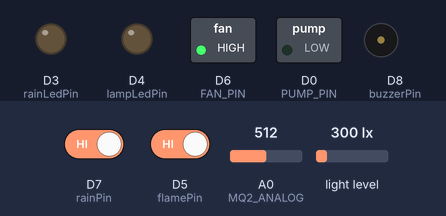
The sketch below on a simulated ESP8266 (NodeMCU). Shown: switched loads named in the sketch (green lamp = pin HIGH), output pins drawn as LEDs (lit = HIGH), buzzer (waves = sounding). Inputs (shaded band) come from the test bench; at power-on: light level 300 lx, A0 (MQ2_ANALOG) = 512, D7 (rainPin) HIGH, D5 (flamePin) HIGH. WiFi joins after 1.5 s; servers stay silent unless stated; no MQTT or app messages arrive unless stated.

Above: at 2.7 s.
2.8 s: light level set to 55 lx
6.3 s: light level set to 45 lx
At 7.5 s:
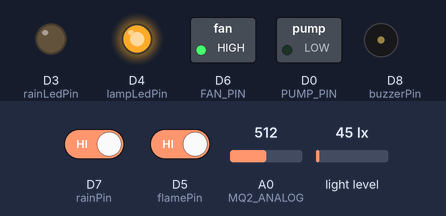
9.8 s: A0 (MQ2_ANALOG) set to 491
At 11.1 s:
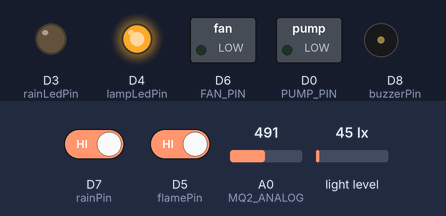
11.4 s: D7 (rainPin) driven LOW
At 12.1 s:
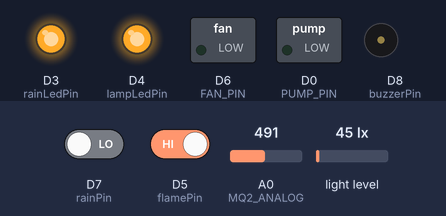
14.9 s: D5 (flamePin) driven LOW
At 16.8 s:
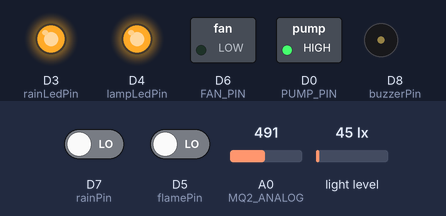
18.4 s: A0 (MQ2_ANALOG) set to 510
At 22.0 s:
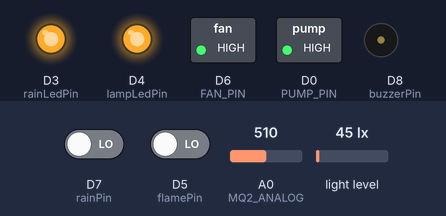
Timing chart, 0 to 22.9 s (numbered marks = the images above; inputs shaded):
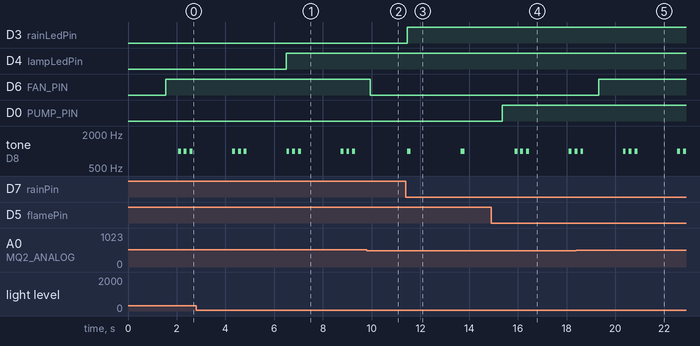

Measured:
- the behaviour switches between 50 and 49 lx on light level (found by bisection; images 0 and 1)
- the behaviour switches between 501 and 500 on A0 (MQ2_ANALOG) (found by bisection; images 1 and 2)
- after the input at 6.3 s, D4 (lampLedPin): LOW → HIGH after 0.20 s
- after the input at 9.8 s, D6 (FAN_PIN): HIGH → LOW after 0.15 s; tone on D8 (buzzerPin): stops changing and stays silent
- after the input at 11.4 s, D3 (rainLedPin): LOW → HIGH after 0.06 s; tone on D8 (buzzerPin): alternates 1000 Hz for 0.15 s and silent for 2.1 s, starting after 0.06 s
- after the input at 14.9 s, D0 (PUMP_PIN): LOW → HIGH after 0.47 s
- after the input at 18.4 s, D6 (FAN_PIN): LOW → HIGH after 0.91 s
- by itself, tone on D8 (buzzerPin): plays 1000 Hz for 0.12 s, 1000 Hz for 0.12 s, 1000 Hz for 0.12 s, 1000 Hz for 0.12 s, 1000 Hz for 0.12 s, 1000 Hz for 0.12 s

The sketch:

smarthome.ino
```cpp
#include <Wire.h>
#include <BH1750.h>
#include <ESP8266WiFi.h>
#include <PubSubClient.h>

// ===== WiFi Config =====
const char* ssid     = "Kos as 19-5G_2.4GEXT";
const char* password = "12345678";

// ===== MQTT Config =====
const char* mqttServer = "48378e59b49d4cfeadc19503175e8732.s1.eu.hivemq.cloud";
const int mqttPort = 8883;
const char* mqttUser = "excotide";
const char* mqttPassword = "Smarthome123";

WiFiClientSecure espClient;
PubSubClient client(espClient);

// ===== Pin Sensor =====
const int flamePin   = D5;
const int rainPin    = D7;
const int buzzerPin  = D8;
const int rainLedPin = D3;
const int lampLedPin = D4;

// === Sensor Gas & Aktuator ===
#define MQ2_ANALOG   A0
#define FAN_PIN      D6
#define PUMP_PIN     D0
const int MQ2_THRESHOLD = 500;

// ===== BH1750 =====
BH1750 lightMeter;
const int lightThreshold = 50;

// ===== Mode Lampu =====
// Legacy manual flag dihapus; gunakan hanya autoLampEnabled + perintah langsung
bool autoLampEnabled = true;         // diterima dari server: AUTO_ON / AUTO_OFF
bool lampStatus = false;             // status aktual lampu (true = HIGH)
bool lastPublishedLampStatus = false;
unsigned long lastSensorPublish = 0; // interval kirim sensor
const unsigned long sensorPublishInterval = 500; // ms

// ===== Buzzer timing =====
unsigned long lastBuzz = 0;

// ===== Fungsi buzzer =====
void buzzMultiple(int count, int duration, int pause) {
  for (int i = 0; i < count; i++) {
    tone(buzzerPin, 1000);
    delay(duration);
    noTone(buzzerPin);
    delay(pause);
  }
}

// ===== MQTT Callback =====
void callback(char* topic, byte* payload, unsigned int length) {
  String message;
  for (int i = 0; i < length; i++) message += (char)payload[i];

  // Perintah manual lampu: diproses hanya jika autoLampEnabled = false
  if (String(topic) == "arduino/lamp") {
    if (autoLampEnabled) return; // abaikan jika mode otomatis aktif
    if (message == "LAMP_ON") {
      lampStatus = true;
      digitalWrite(lampLedPin, HIGH);
      if (lampStatus != lastPublishedLampStatus) {
        client.publish("arduino/lamp/state", "LAMP_ON", true);
        lastPublishedLampStatus = lampStatus;
      }
    } else if (message == "LAMP_OFF") {
      lampStatus = false;
      digitalWrite(lampLedPin, LOW);
      if (lampStatus != lastPublishedLampStatus) {
        client.publish("arduino/lamp/state", "LAMP_OFF", true);
        lastPublishedLampStatus = lampStatus;
      }
    }
  }

  if (String(topic) == "arduino/lamp/auto") {
    if (message == "AUTO_ON") {
      autoLampEnabled = true;
    } else if (message == "AUTO_OFF") {
      autoLampEnabled = false;
    }
  }
}

void connectWiFi() {
  WiFi.begin(ssid, password);
  while (WiFi.status() != WL_CONNECTED) delay(500);
}

void connectMQTT() {
  while (!client.connected()) {
    if (client.connect("ArduinoClient", mqttUser, mqttPassword)) {
      client.subscribe("arduino/lamp");
      client.subscribe("arduino/lamp/auto");
    } else delay(2000);
  }
}

void setup() {
  Serial.begin(115200);
  connectWiFi();

  espClient.setInsecure();
  client.setServer(mqttServer, mqttPort);
  client.setCallback(callback);

  pinMode(flamePin, INPUT);
  pinMode(rainPin, INPUT);
  pinMode(buzzerPin, OUTPUT);
  pinMode(rainLedPin, OUTPUT);
  pinMode(lampLedPin, OUTPUT);

  pinMode(MQ2_ANALOG, INPUT);
  pinMode(FAN_PIN, OUTPUT);
  pinMode(PUMP_PIN, OUTPUT);

  digitalWrite(FAN_PIN, LOW);
  digitalWrite(PUMP_PIN, LOW);
  noTone(buzzerPin);

  Wire.begin(D2, D1);
  lightMeter.begin(BH1750::CONTINUOUS_HIGH_RES_MODE, 0x23);
}

void loop() {
  if (!client.connected()) connectMQTT();
  client.loop();

  // ==== SENSOR ====
  int flameState = digitalRead(flamePin);
  int rainState  = digitalRead(rainPin);
  float lux      = lightMeter.readLightLevel();
  int mq2Analog  = analogRead(MQ2_ANALOG);

  unsigned long now = millis();

  // ==== KIPAS OTOMATIS ====
  digitalWrite(FAN_PIN, mq2Analog > MQ2_THRESHOLD ? HIGH : LOW);

  // ==== POMPA API ====
  digitalWrite(PUMP_PIN, flameState == LOW ? HIGH : LOW);

  // ==== LAMPU OTOMATIS (prioritas autoLampEnabled) ====
  if (autoLampEnabled) {
    bool shouldOn = lux < lightThreshold;
    if (shouldOn != lampStatus) {
      lampStatus = shouldOn;
      digitalWrite(lampLedPin, lampStatus ? HIGH : LOW);
      if (lampStatus != lastPublishedLampStatus) {
        client.publish("arduino/lamp/state", lampStatus ? "LAMP_ON" : "LAMP_OFF", true);
        lastPublishedLampStatus = lampStatus;
      }
    }
  }

  // ==== LED HUJAN ====
  digitalWrite(rainLedPin, rainState == LOW ? HIGH : LOW);

  // ==== BUZZER LOGIC ====
  if (now - lastBuzz > 2000) {

    // Api terdeteksi
    if (flameState == LOW) {
      buzzMultiple(3, 120, 120);
      lastBuzz = now;
    }

    // Gas terdeteksi
    else if (mq2Analog > MQ2_THRESHOLD) {
      buzzMultiple(3, 120, 120);
      lastBuzz = now;
    }

    // Hujan terdeteksi
    else if (rainState == LOW) {
      buzzMultiple(1, 150, 50);
      lastBuzz = now;
    }
  }

  // === MQTT Payload (tambahkan gas_status) ===
  int gas_status = mq2Analog > MQ2_THRESHOLD ? 0 : 1; // 0 bahaya, 1 aman
  unsigned long nowPub = millis();
  if (nowPub - lastSensorPublish >= sensorPublishInterval) {
    lastSensorPublish = nowPub;
    String payload = "{";
    payload += "\"mq2_analog\":" + String(mq2Analog) + ",";
    payload += "\"gas_status\":" + String(gas_status) + ",";
    payload += "\"flame\":" + String(flameState) + ",";
    payload += "\"rain\":" + String(rainState) + ",";
    payload += "\"lux\":" + String(lux);
    payload += "}";
    client.publish("arduino/sensors", payload.c_str());
  }
  delay(500);
}
```
